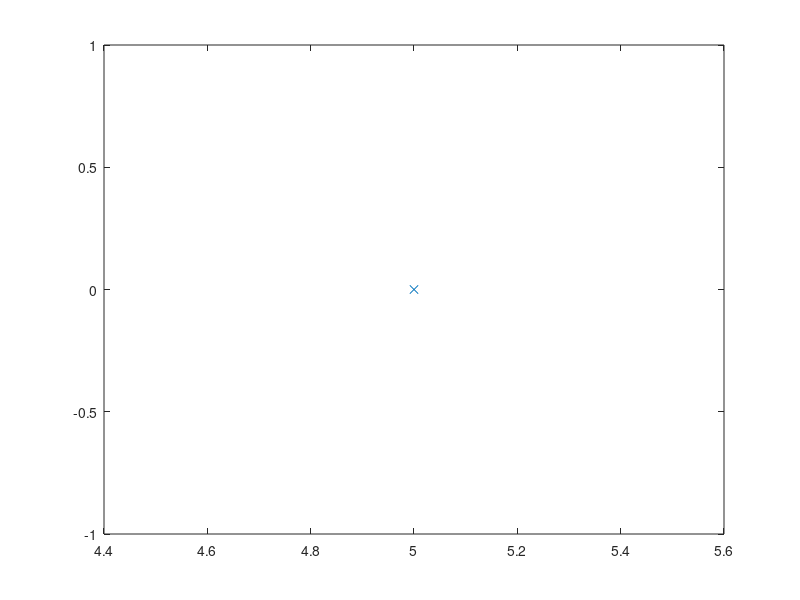

MATLAB code for this plot: (Note: this script raises an error after producing the figure.)
% ex6_5.m  exemplifying analog filter design design with poles
%
% I. we specify the poles, from which we can get the vector a
%    the zeros will be at s=infinity: it is easiest to enter this as b=1
%
clear, clc, clf
%
disp('ANALOG FILTER DESIGN BY POLE PLACEMENT: ')
disp('the zeros are all at infinity & so')
disp('the  # of zeros = # of poles ')
disp('the user inputs (only) the pole locations')
disp('the pole-zero plot will be made, the FR plotted and')
disp('the vectors a,b defining the TF and LDE are displayed')
p=input('enter the poles as a column vector [p(1); p(2);...] ')
a=poly(p)
b=1
% 
% II.  we make a pole-zero plot
figure(1)
na=length(p);
for n=1:na
	plot(real(p(n)),imag(p(n)),'x')
	hold on
end
xmin=min(real(p))-1;
xmax=1;
ymin=min(imag(p))-1;
ymax=max(imag(p))+1;
axis([xmin 1 ymin ymax])
axx=linspace(xmin,xmax,128);
axy=linspace(ymin,ymax,128);
plot(axx,zeros(1,length(axx)),':') 	% plots real axis
plot(zeros(1,length(axy)),axy,':')	% plots imag axis
title('pole-zero plot')
text(0.1,ymax/10,'real axis')
text(0.1,ymax-1/2,'imag axis')
hold off
%
% IV.  we can now plot the frequency response
figure(2)
% freqs(b,a)
% the default use of freqs plots a log-log plot that is not helpful now!!
% so we use freqs with the usual plot command
M=max(abs(p));
dw=16*M/256;
w=-8*M:dw:8*M-dw;		% vector of frequencies for plot
fr=freqs(b,a,w);	 % fr is vector of samples of FR
frmag=abs(fr);
frpha=angle(fr);		
frphaun=unwrap(frpha);		
subplot(2,1,1)
plot(w,frmag)
title('FR magnitude')
subplot(2,1,2)
plot(w,frphaun)
title('FR phase')
%
% we now plot the impulse response
disp('the number of FR samples used to compute the IR is   ')
N=length(w)
% shuffle the FR from FT to DFT order
for n=1:N
	if n<= N/2
		frdft(n)=fr(n+N/2);
	else
		frdft(n)=fr(n-N/2);
	end
end
ir=ifft(frdft);
figure(3)
t=(0:1:N-1);
plot(t,ir)	
%
% SUGGESTED EXPERIMENTS
% I Consider two poles with imag parts +i and -i
%	consider a sequence of values for the real parts:
%	e.g., -16,-8,-4,-2,-1,-1/2,-1/4,-1/8
